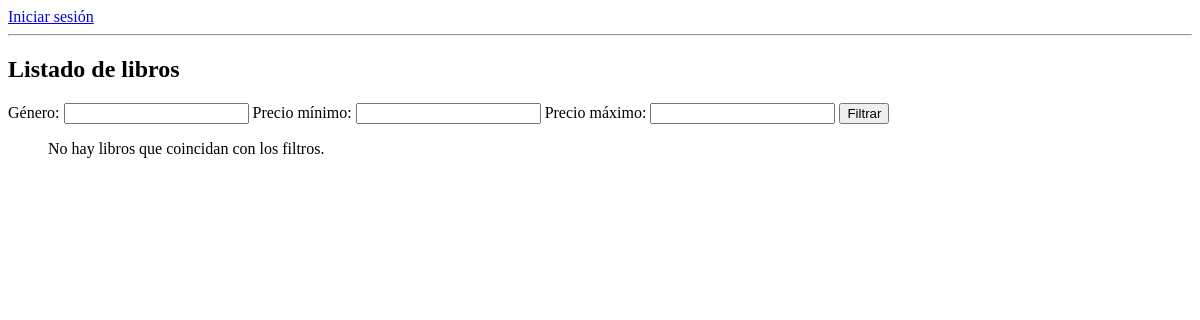
Page /libros/ on the earlier database version.
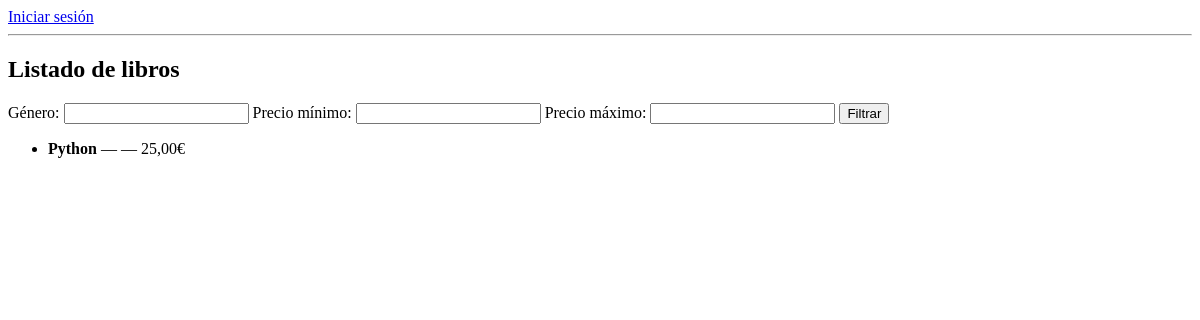
Same page on the later database version.
### libros/models.py (models this page shows, shortened)
class BaseEntidad(models.Model):
    titulo = models.CharField(
            "Título",
            max_length=255,
            db_index=True,
            blank=True,
            default = ""
            )
    fecha_creacion = models.DateTimeField(
            "Fecha de creación",
            default = timezone.now,
            editable=False
            )
    fecha_modificacion = models.DateTimeField(
            "Fecha de modificación",
            auto_now=True,
            editable=False
            )
    class Meta:
        abstract = True
        ordering = ['-fecha_creacion']

class Libro(BaseEntidad):
    autor = models.ForeignKey(
            "Autor",
            on_delete = models.CASCADE,
            related_name="libros",
            verbose_name="Autor"
            )
    generos = models.ManyToManyField(
            "Genero",
            related_name = "libros",
            verbose_name = "Géneros"
            )
    isbn = models.CharField(
            "ISBN",
            max_length=13,
            unique=True
            )
    publicado = models.DateField(
            "Fecha de publicación",
            null=True,
            blank=True
            )
    _precio = models.DecimalField(
            "Precio (€)",
            max_digits=8,
            decimal_places=2,
            db_column="precio"
            )
    _stock = models.PositiveIntegerField(
            "Stock",
            default=0,
            db_column="stock"
            )
    @property
    def precio(self):
        return self._precio
    @precio.setter
    def precio(self, value):
        try:
            v = Decimal(str(value))
        except (InvalidOperation, TypeError, ValueError):
            raise ValueError("El precio debe ser numérico (Decimal).")
        if v < 0:
            raise ValueError("El precio no puede ser negativo.")
        self._precio = v
    @property
    def stock(self) -> int:
        return self._stock
    @stock.setter
    def stock(self, value) -> None:
        try:
            v = int(value)
        except (TypeError, ValueError):
            raise ValueError("El stock debe ser un entero.")
        if v < 0:
            raise ValueError("El stock no puede ser negativo.")
        self._stock = v
    class Meta(BaseEntidad.Meta):
        ordering = ["titulo"]

### libros/views.py (the view)
# urls.py: path('', views.libro_list, name='libro_list'),
def libro_list(request):
    qs = Libro.objects.select_related('autor').prefetch_related('generos', 'detalle').all()
    genero = request.GET.get('genero', '').strip()
    min_raw = request.GET.get('min', '').strip()
    max_raw = request.GET.get('max', '').strip()
    if genero:
        qs = qs.filter(generos__nombre__icontains=genero)
    def to_decimal(s: str):
        if not s:
            return None
        try:
            return Decimal(s)
        except (InvalidOperation, ValueError):
            return None
    min_price = to_decimal(min_raw)
    max_price = to_decimal(max_raw)
    if min_price is not None and max_price is not None and min_price > max_price:
        min_price, max_price = max_price, min_price
    if min_price is not None:
        qs = qs.filter(_precio__gte=min_price)
    if max_price is not None:
        qs = qs.filter(_precio__lte=max_price)
    context = {
        "libros": qs.order_by('-fecha_creacion')[:200],
        "filtros": {
            "genero": genero,
            "min": min_raw,
            "max": max_raw,
        }
    }
    return render(request, "libros/list.html", context)

### libros/templates/libros/list.html (shortened to what this page needs)
{% extends "base.html" %}
{% block content %}
<h2>Listado de libros</h2>
<form method="get">
    <label>Género:</label>
    <input type="text" name="genero" value="{{ request.GET.genero }}">
    <label>Precio mínimo:</label>
    <input type="number" name="min" step="0.01" value="{{ request.GET.min }}">
    <label>Precio máximo:</label>
    <input type="number" name="max" step="0.01" value="{{ request.GET.max }}">
    <button type="submit">Filtrar</button>
</form>
<ul>
{% for libro in libros %}
    <li>
        <strong>{{ libro.titulo }}</strong> — {{ libro.genero }} — {{ libro.precio }}€
    </li>
{% empty %}
    <p>No hay libros que coincidan con los filtros.</p>
{% endfor %}
</ul>
{% endblock %}

### templates/base.html (shortened to what this page needs)
<!DOCTYPE html>
<html lang="es">
<head>
</head>
<body>
    <header>
        {% if user.is_authenticated %}
            <p>Bienvenido, {{ user.username }}</p>
            <a href="{% url 'logout' %}">Cerrar sesión</a>
        {% else %}
            <a href="{% url 'login' %}">Iniciar sesión</a>
        {% endif %}
        <hr>
    </header>
    <main>
        {% block content %}{% endblock %}
    </main>
</body>
</html>

Differences in the rows shown:
added Libro: titulo "Python", precio "25,00"
Other differences:
text no longer shown: "No hay libros que coincidan con los filtros."
